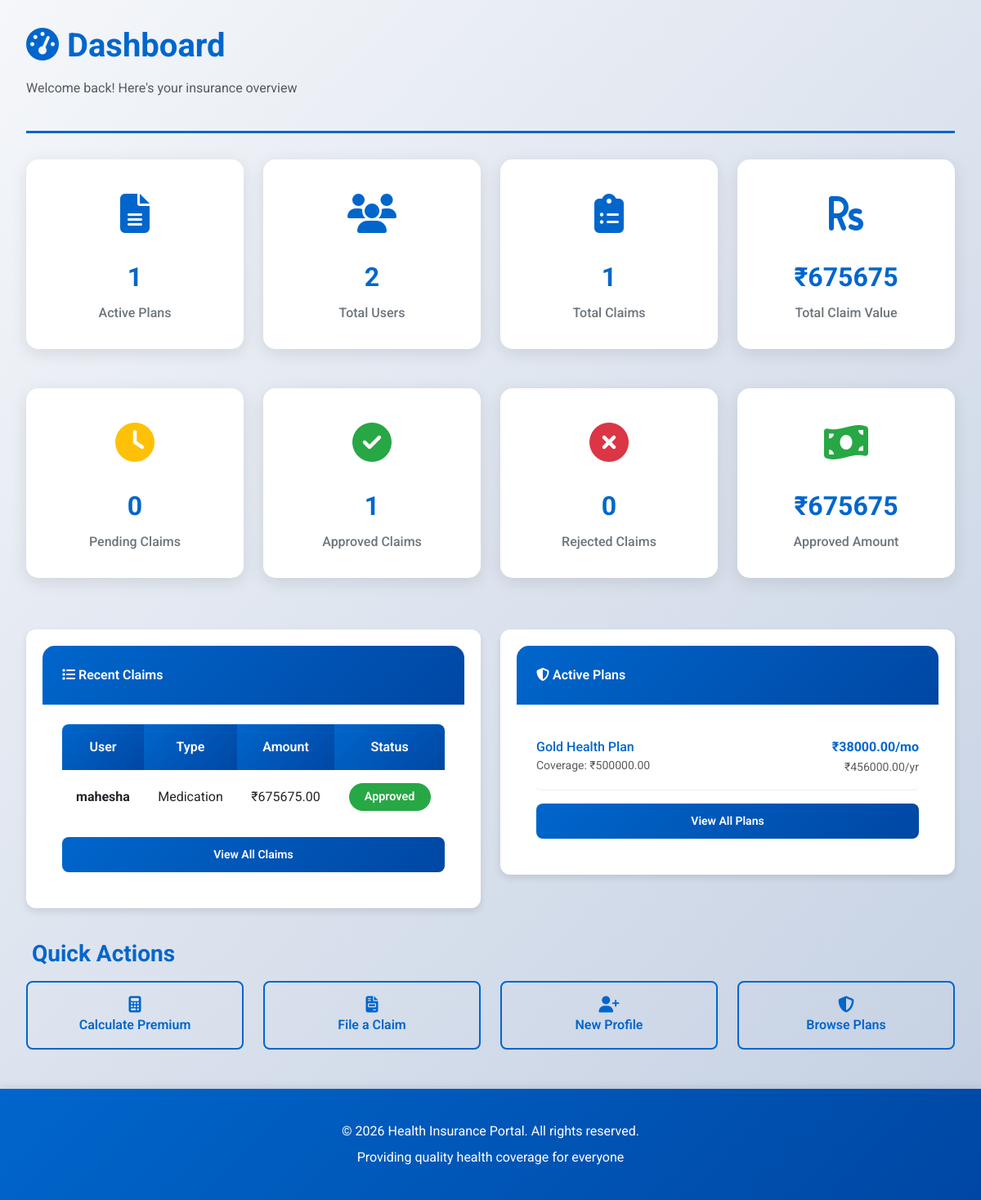
The app's page /, older data.
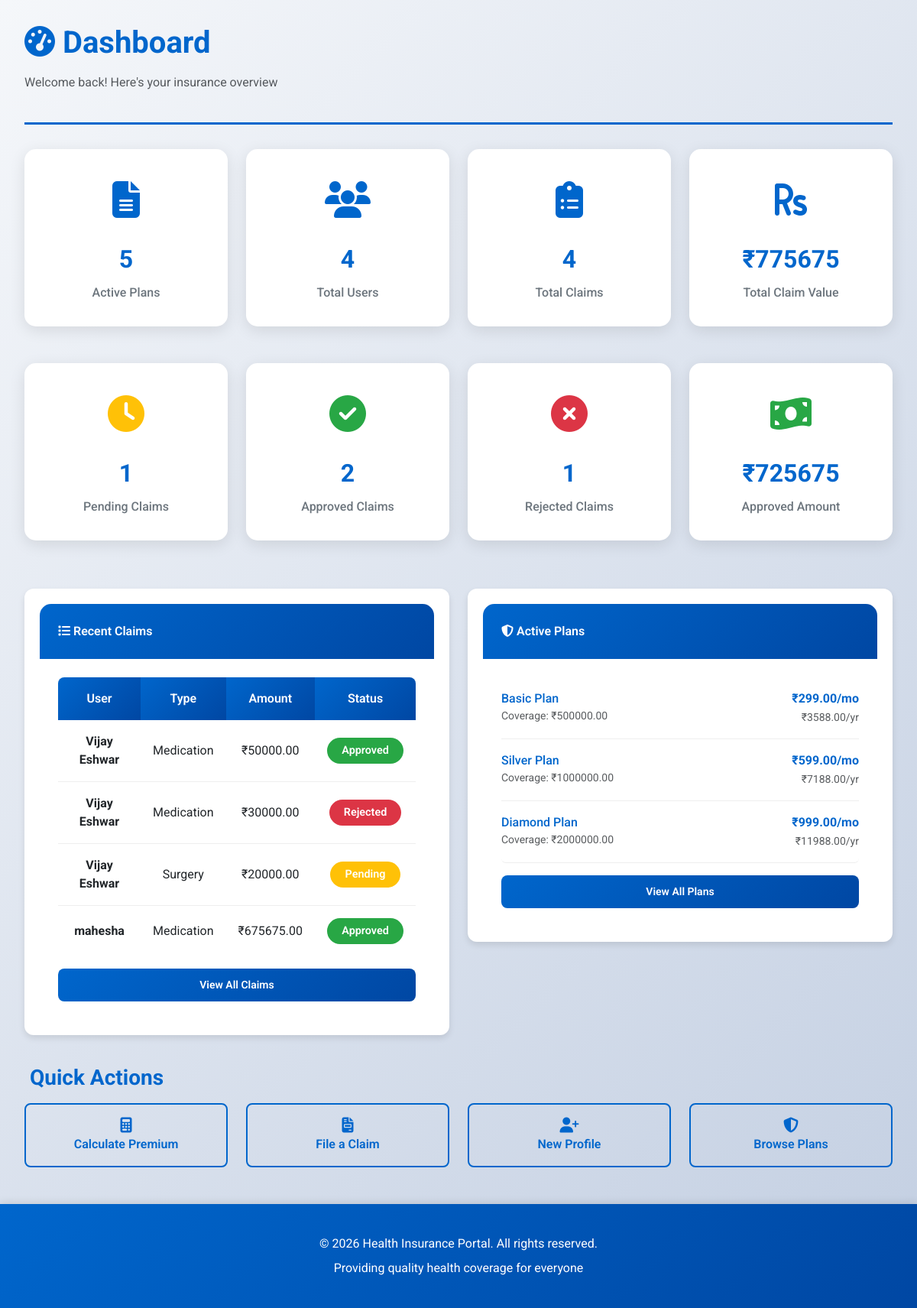
The same page, newer data.
### insurance/models.py (models this page shows, shortened)
class Claim(models.Model):
    STATUS_CHOICES = [
        ('pending', 'Pending'),
        ('under_review', 'Under Review'),
        ('approved', 'Approved'),
        ('rejected', 'Rejected'),
    ]
    CLAIM_TYPE_CHOICES = [
        ('hospitalization', 'Hospitalization'),
        ('outpatient', 'Outpatient'),
        ('medication', 'Medication'),
        ('diagnostic', 'Diagnostic Tests'),
        ('surgery', 'Surgery'),
        ('other', 'Other'),
    ]
    user = models.ForeignKey(
        UserProfile, on_delete=models.CASCADE, related_name='claims'
    )
    claim_type = models.CharField(max_length=30, choices=CLAIM_TYPE_CHOICES)
    amount = models.DecimalField(max_digits=12, decimal_places=2)
    status = models.CharField(
        max_length=20, choices=STATUS_CHOICES, default='pending'
    )
    description = models.TextField()
    hospital_name = models.CharField(max_length=200, blank=True)
    date_of_service = models.DateField()
    date_filed = models.DateTimeField(auto_now_add=True)
    date_updated = models.DateTimeField(auto_now=True)
    rejection_reason = models.TextField(blank=True, null=True, help_text="Reason for claim rejection")
    admin_notes = models.TextField(blank=True, null=True, help_text="Internal notes from admin")
    class Meta:
        ordering = ['-date_filed']

class UserProfile(models.Model):
    name = models.CharField(max_length=200)
    email = models.EmailField(unique=True)
    phone = models.CharField(max_length=20, blank=True)
    age = models.PositiveIntegerField()
    address = models.TextField(blank=True)
    selected_plan = models.ForeignKey(
        InsurancePlan, on_delete=models.SET_NULL, null=True, blank=True,
        related_name='subscribers'
    )
    created_at = models.DateTimeField(auto_now_add=True)
    updated_at = models.DateTimeField(auto_now=True)

class InsurancePlan(models.Model):
    PLAN_TYPE_CHOICES = [
        ('basic', 'Basic'),
        ('silver', 'Silver'),
        ('standard', 'Standard'),
        ('diamond', 'Diamond'),
        ('premium', 'Premium'),
    ]
    BILLING_FREQUENCY_CHOICES = [
        ('monthly', 'Monthly'),
        ('yearly', 'Yearly'),
    ]
    name = models.CharField(max_length=200)
    plan_type = models.CharField(max_length=20, choices=PLAN_TYPE_CHOICES)
    coverage_amount = models.DecimalField(max_digits=12, decimal_places=2)
    monthly_premium = models.DecimalField(max_digits=10, decimal_places=2)
    billing_frequency = models.CharField(max_length=20, choices=BILLING_FREQUENCY_CHOICES, default='monthly')
    description = models.TextField()
    features = models.TextField(help_text="Comma-separated list of features")
    is_active = models.BooleanField(default=True)
    created_at = models.DateTimeField(auto_now_add=True)
    def annual_premium(self):
        return self.monthly_premium * 12
    class Meta:
        ordering = ['monthly_premium']

### insurance/views.py (the view)
# urls.py: path('', views.dashboard, name='dashboard'),
def dashboard(request):
    total_plans = InsurancePlan.objects.filter(is_active=True).count()
    total_users = UserProfile.objects.count()
    total_claims = Claim.objects.count()
    pending_claims = Claim.objects.filter(status='pending').count()
    approved_claims = Claim.objects.filter(status='approved').count()
    rejected_claims = Claim.objects.filter(status='rejected').count()
    total_claim_amount = Claim.objects.aggregate(
        total=Sum('amount'))['total'] or 0
    approved_amount = Claim.objects.filter(status='approved').aggregate(
        total=Sum('amount'))['total'] or 0
    recent_claims = Claim.objects.select_related('user')[:5]
    plans = InsurancePlan.objects.filter(is_active=True)[:3]
    context = {
        'total_plans': total_plans,
        'total_users': total_users,
        'total_claims': total_claims,
        'pending_claims': pending_claims,
        'approved_claims': approved_claims,
        'rejected_claims': rejected_claims,
        'total_claim_amount': total_claim_amount,
        'approved_amount': approved_amount,
        'recent_claims': recent_claims,
        'plans': plans,
    }
    return render(request, 'insurance/dashboard.html', context)

### insurance/templates/insurance/dashboard.html (shortened to what the changed rows need)
{% extends 'insurance/base.html' %}
{% block content %}
<div class="page-header">
    <h1><i class="fas fa-tachometer-alt"></i> Dashboard</h1>
</div>
<div class="row mb-4">
    <div class="col-lg-3 col-md-6">
        <div class="stat-card">
            <div class="stat-icon"><i class="fas fa-file-alt"></i></div>
            <div class="stat-number">{{ total_plans }}</div>
            <div class="stat-label">Active Plans</div>
        </div>
    </div>
    <div class="col-lg-3 col-md-6">
        <div class="stat-card">
            <div class="stat-icon"><i class="fas fa-users"></i></div>
            <div class="stat-number">{{ total_users }}</div>
            <div class="stat-label">Total Users</div>
        </div>
    </div>
    <div class="col-lg-3 col-md-6">
        <div class="stat-card">
            <div class="stat-icon"><i class="fas fa-clipboard-list"></i></div>
            <div class="stat-number">{{ total_claims }}</div>
            <div class="stat-label">Total Claims</div>
        </div>
    </div>
    <div class="col-lg-3 col-md-6">
        <div class="stat-card">
            <div class="stat-icon"><i class="fas fa-rupee-sign"></i></div>
            <div class="stat-number">₹{{ total_claim_amount }}</div>
            <div class="stat-label">Total Claim Value</div>
        </div>
    </div>
</div>
<div class="row mb-4">
    <div class="col-lg-3 col-md-6">
        <div class="stat-card">
            <div class="stat-icon" style="color: #ffc107;"><i class="fas fa-clock"></i></div>
            <div class="stat-number">{{ pending_claims }}</div>
            <div class="stat-label">Pending Claims</div>
        </div>
    </div>
    <div class="col-lg-3 col-md-6">
        <div class="stat-card">
            <div class="stat-icon" style="color: #28a745;"><i class="fas fa-check-circle"></i></div>
            <div class="stat-number">{{ approved_claims }}</div>
            <div class="stat-label">Approved Claims</div>
        </div>
    </div>
    <div class="col-lg-3 col-md-6">
        <div class="stat-card">
            <div class="stat-icon" style="color: #dc3545;"><i class="fas fa-times-circle"></i></div>
            <div class="stat-number">{{ rejected_claims }}</div>
            <div class="stat-label">Rejected Claims</div>
        </div>
    </div>
    <div class="col-lg-3 col-md-6">
        <div class="stat-card">
            <div class="stat-icon" style="color: #28a745;"><i class="fas fa-money-bill-wave"></i></div>
            <div class="stat-number">₹{{ approved_amount }}</div>
            <div class="stat-label">Approved Amount</div>
        </div>
    </div>
</div>
<div class="row">
    <div class="col-lg-6">
        <div class="card">
            <div class="card-body">
                {% if recent_claims %}
                    <div class="table-responsive">
                        <table class="table table-sm">
                            <thead>
                                <tr>
                                    <th>User</th>
                                    <th>Type</th>
                                    <th>Amount</th>
                                    <th>Status</th>
                                </tr>
                            </thead>
                            <tbody>
                                {% for claim in recent_claims %}
                                    <tr>
                                        <td><strong>{{ claim.user.name }}</strong></td>
                                        <td>{{ claim.get_claim_type_display }}</td>
                                        <td>₹{{ claim.amount }}</td>
                                        <td>
                                            <span class="badge" style="background: {% if claim.status == 'approved' %}#28a745{% elif claim.status == 'rejected' %}#dc3545{% elif claim.status == 'pending' %}#ffc107{% else %}#17a2b8{% endif %};">
                                                {{ claim.get_status_display }}
                                            </span>
                                        </td>
                                    </tr>
                                {% endfor %}
                            </tbody>
                        </table>
                    </div>
                {% else %}
                    <p class="text-muted">No recent claims.</p>
                {% endif %}
            </div>
        </div>
    </div>
    <div class="col-lg-6">
        <div class="card">
            <div class="card-body">
                {% if plans %}
                    <div class="list-group">
                        {% for plan in plans %}
                            <a href="{% url 'insurance:plan_detail' plan.pk %}" class="list-group-item list-group-item-action" style="border: none; padding: 1rem 0; border-bottom: 1px solid #eee;">
                                <div class="d-flex w-100 justify-content-between align-items-center">
                                    <div>
                                        <h6 style="margin: 0; color: var(--primary);">{{ plan.name }}</h6>
                                        <small class="text-muted">Coverage: ₹{{ plan.coverage_amount }}</small>
                                    </div>
                                    <div style="text-align: right;">
                                        <strong style="color: var(--primary);">₹{{ plan.monthly_premium }}/mo</strong>
                                        <br>
                                        <small class="text-muted">₹{{ plan.annual_premium }}/yr</small>
                                    </div>
                                </div>
                            </a>
                        {% endfor %}
                    </div>
                {% else %}
                    <p class="text-muted">No active plans.</p>
                {% endif %}
            </div>
        </div>
    </div>
</div>
{% endblock %}

Row changes from the older to the newer data that the page shows:
no longer on this page (row unchanged): InsurancePlan: name "Gold Health Plan", coverage_amount "500000.00", monthly_premium "38000.00", annual_premium "456000.00"
added Claim: user.name "Vijay Eshwar", claim_type "Medication", amount "50000.00", status "Approved"
added Claim: user.name "Vijay Eshwar", claim_type "Medication", amount "30000.00", status "Rejected"
added Claim: user.name "Vijay Eshwar", claim_type "Surgery", amount "20000.00", status "Pending"
added InsurancePlan: name "Basic Plan", coverage_amount "500000.00", monthly_premium "299.00", annual_premium "3588.00"
added InsurancePlan: name "Silver Plan", coverage_amount "1000000.00", monthly_premium "599.00", annual_premium "7188.00"
added InsurancePlan: name "Diamond Plan", coverage_amount "2000000.00", monthly_premium "999.00", annual_premium "11988.00"
Text that changed along with them:
{{ total_plans }}: "1" → "5"
{{ total_users }}: "2" → "4"
{{ total_claims }}: "1" → "4"
{{ total_claim_amount }}: "675675" → "775675"
{{ pending_claims }}: "0" → "1"
{{ approved_claims }}: "1" → "2"
{{ rejected_claims }}: "0" → "1"
{{ approved_amount }}: "675675" → "725675"
